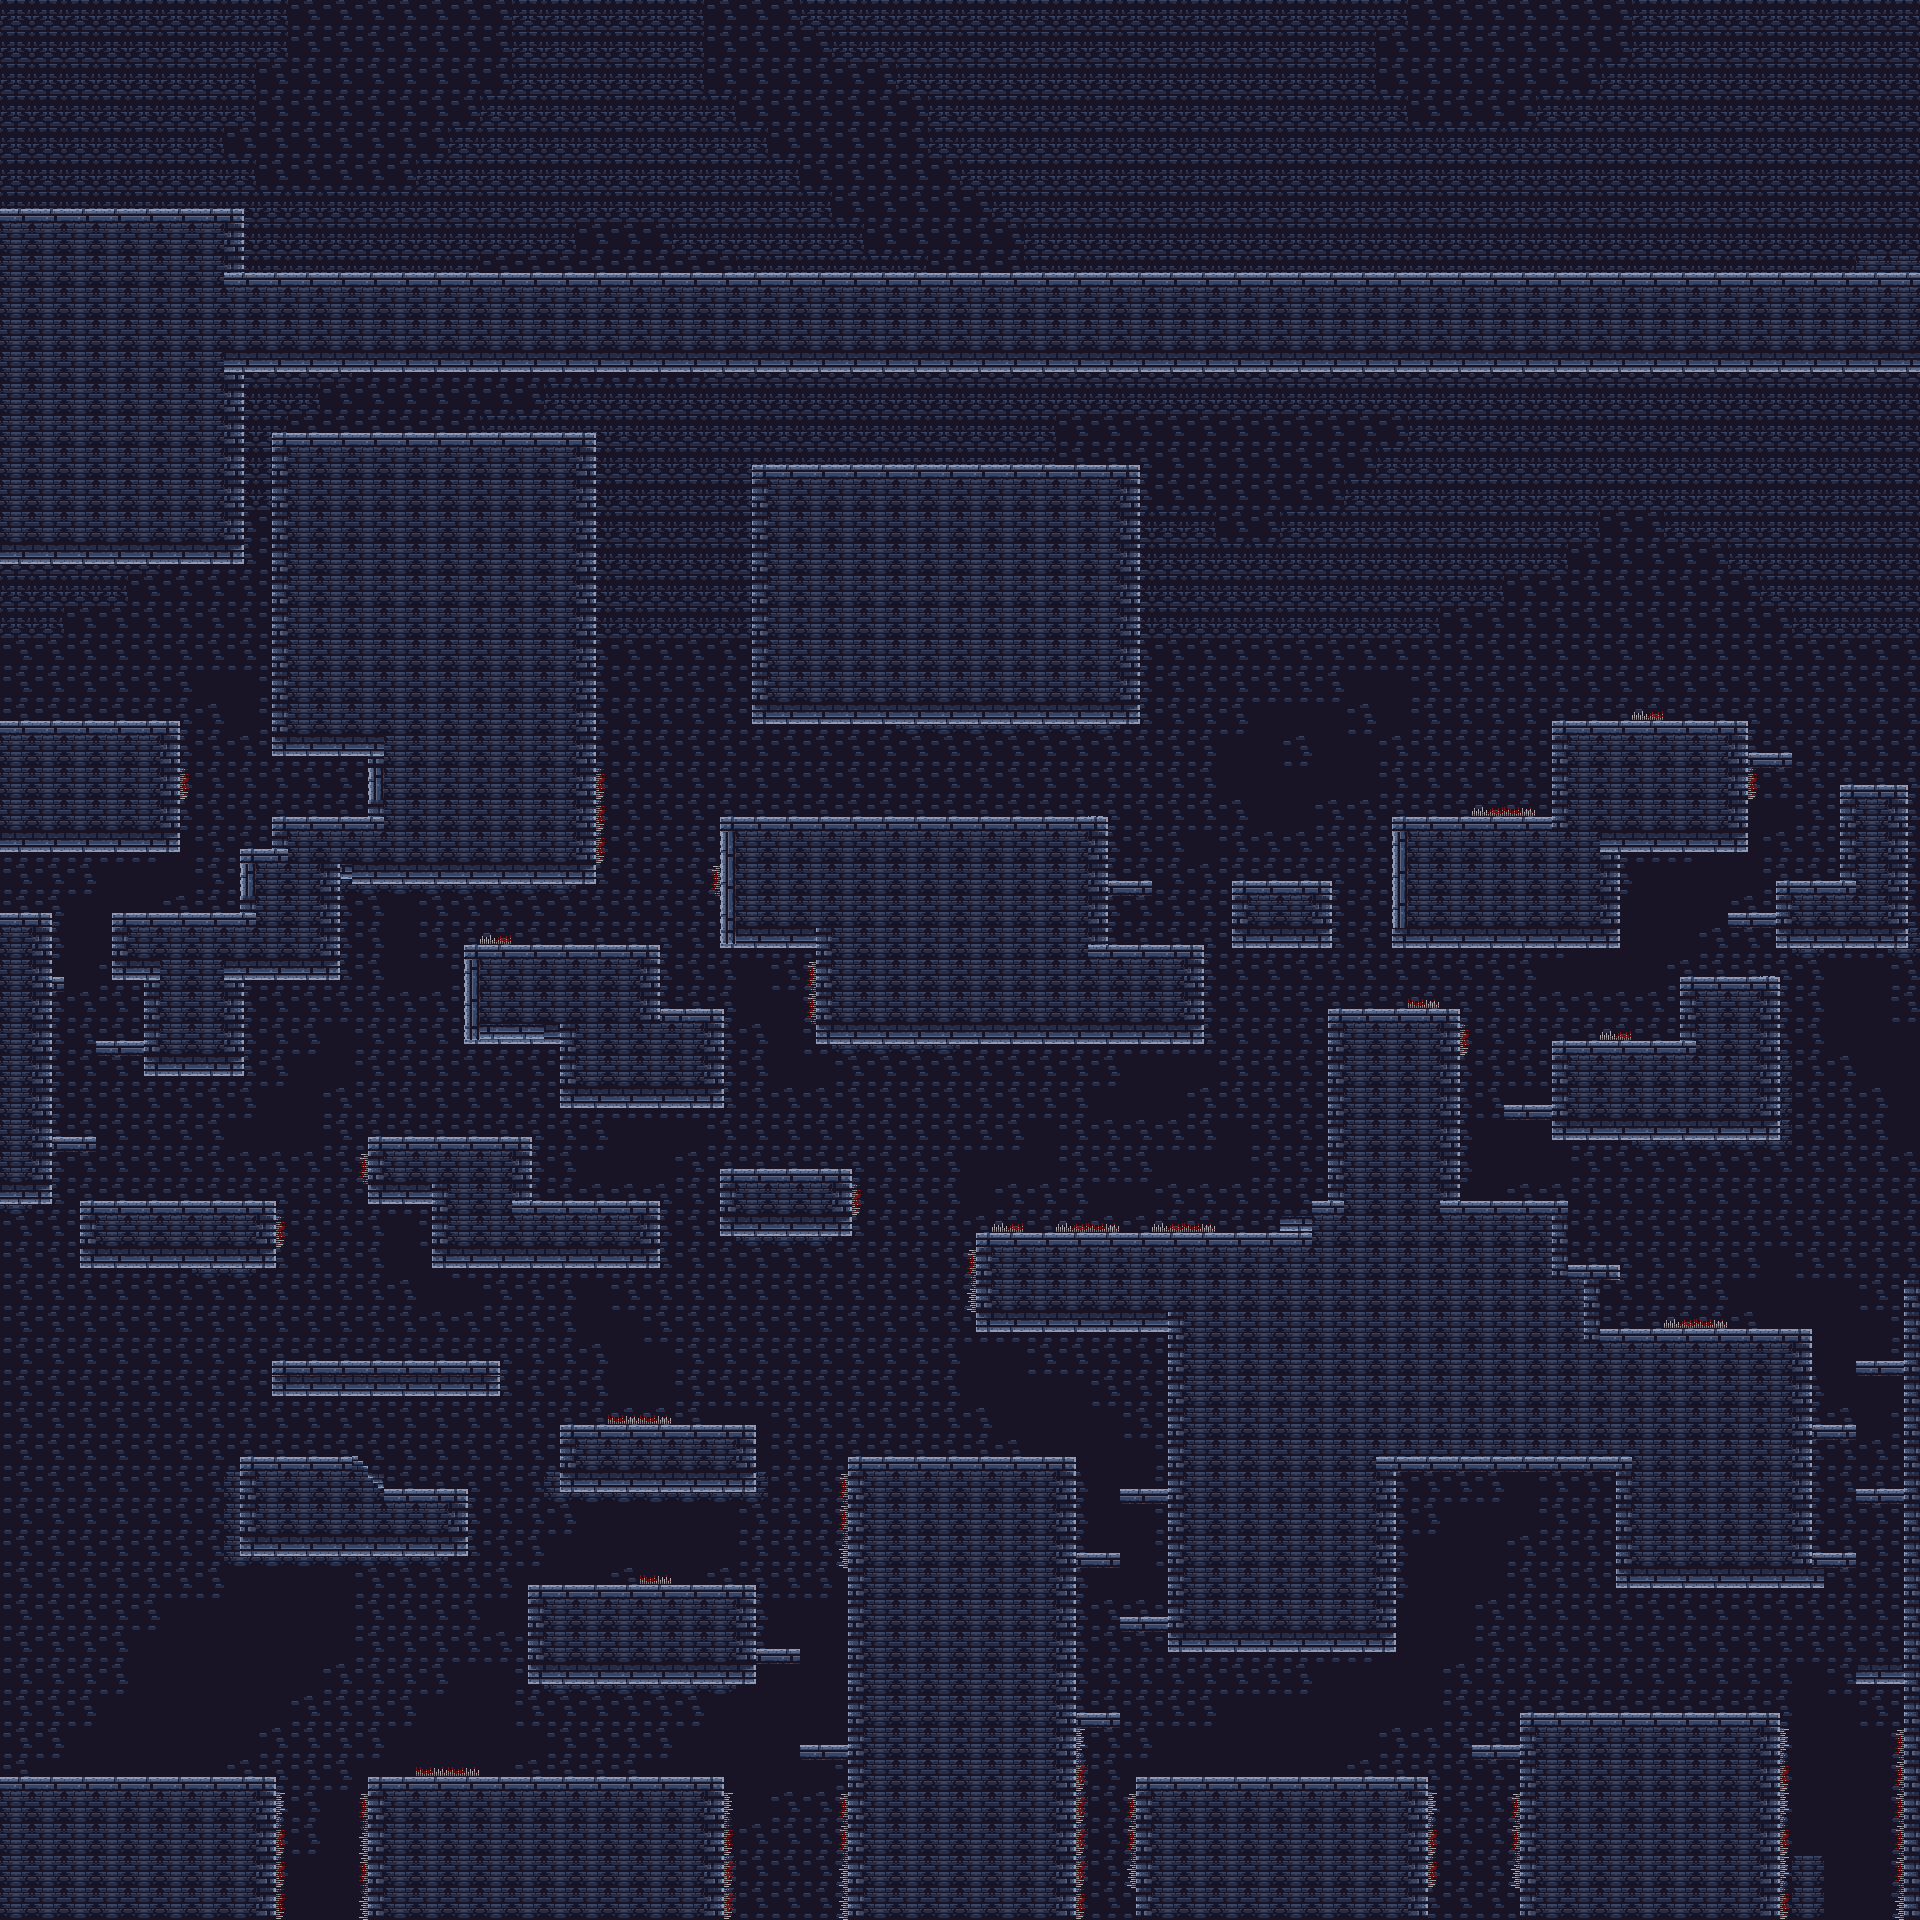

A 2D game scene composited from a Tiled map and its tileset images. What follows is a short description and the map's XML, with each tile layer's data collapsed to a summary:
An orthogonal 60x60 tile map with 32x32 px tiles, 6 tile layers (Navigation, background, plataforma de salto rand, chorradas, ...), 4 tilesets and 110 objects.

<map version="1.10" tiledversion="1.10.2" orientation="orthogonal" renderorder="right-down" width="60" height="60" tilewidth="32" tileheight="32" infinite="0" nextlayerid="17" nextobjectid="223">
 <tileset firstgid="1" name="Dungeon Tile Set" tilewidth="32" tileheight="32" tilecount="63" columns="7">
  <image source="Dungeon Tile Set.png" width="240" height="288" />
 </tileset>
 <tileset firstgid="64" name="file de dungeon aseprite" tilewidth="32" tileheight="32" tilecount="48" columns="8">
  <image source="file de dungeon aseprite.png" width="265" height="199" />
 </tileset>
 <tileset firstgid="112" source="MapMetadata.tsx" />
 <tileset firstgid="113" source="MapMetadata2.tsx" />
 <layer id="16" name="Navigation" width="60" height="60" locked="1">
  <properties>
   <property name="Navigation" type="bool" value="true" />
  </properties>
  <data>[3600 cells, 1347 non-empty, 2 distinct tile ids]</data>
 </layer>
 <layer id="1" name="background" width="60" height="60" locked="1">
  <properties>
   <property name="Draw" type="bool" value="true" />
  </properties>
  <data>[3600 cells, 3600 non-empty, 4 distinct tile ids]</data>
 </layer>
 <layer id="4" name="plataforma de salto rand" width="60" height="60" locked="1">
  <properties>
   <property name="Draw" type="bool" value="true" />
  </properties>
  <data>[3600 cells, 35 non-empty, 3 distinct tile ids]</data>
 </layer>
 <layer id="3" name="chorradas" width="60" height="60" locked="1">
  <properties>
   <property name="Draw" type="bool" value="true" />
  </properties>
  <data>[3600 cells, 139 non-empty, 9 distinct tile ids]</data>
 </layer>
 <layer id="2" name="blocks" width="60" height="60" locked="1">
  <properties>
   <property name="Draw" type="bool" value="true" />
  </properties>
  <data>[3600 cells, 1561 non-empty, 12 distinct tile ids]</data>
 </layer>
 <layer id="11" name="Pinchos" width="60" height="60" locked="1">
  <properties>
   <property name="Draw" type="bool" value="true" />
  </properties>
  <data>[3600 cells, 106 non-empty, 9 distinct tile ids]</data>
 </layer>
 <objectgroup id="12" name="colliders platforms">
  <!-- 71 objects omitted --></objectgroup>
 <objectgroup id="15" name="Collider pinchos" locked="1">
  <!-- 39 objects omitted --></objectgroup>
</map>
<!-- 110 of 110 objects omitted -->
